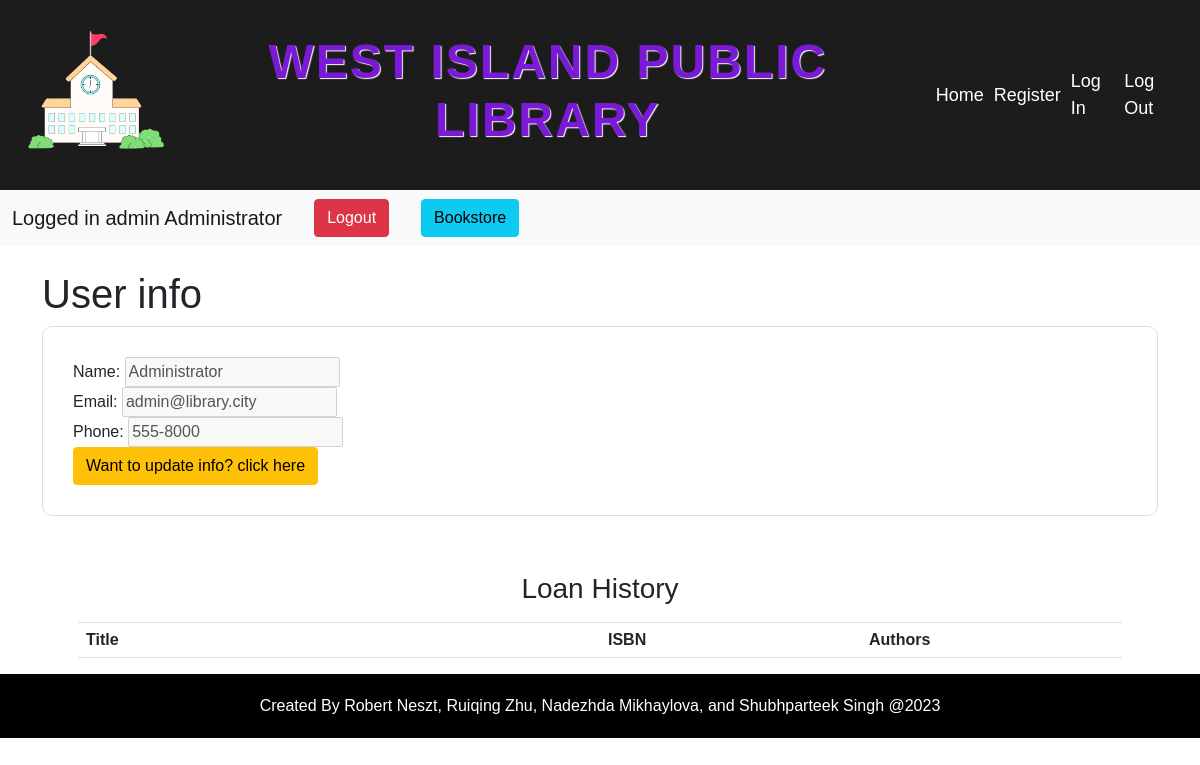
Page /user_dashboard.php (signed in) on the committed database.
### tables this page shows
CREATE TABLE users (
    user_id INT(11) PRIMARY KEY AUTO_INCREMENT,
    name VARCHAR(255) NOT NULL,
    email VARCHAR(255) NOT NULL,
    password VARCHAR(255) NOT NULL,
    address VARCHAR(255) NOT NULL,
    phone VARCHAR(20) NOT NULL,
    role VARCHAR(10) NOT NULL,
    registration_date DATE NOT NULL,
    birth_date DATE NULL
);

### user_dashboard.php (the view, shortened to what this page needs)
<?php
include('header.php');
if (!array_key_exists("role", $_SESSION) || !($_SESSION['role'] == 'admin' || $_SESSION['role'] == 'user')) {
    echo 'Not logged in to an account! Please login to access this page.<br>';
    echo '<a href="login.php">Login here!</a>';
} else {
    $user_id = $_SESSION["id"];
    require_once "dbconnection.php";
    $sql = "SELECT * FROM users WHERE user_id = $user_id";
    $result = mysqli_query($conn, $sql);
    $row = mysqli_fetch_assoc($result);
?>
    <!DOCTYPE html>
    <html>
    <head>
        <link href="https://cdn.jsdelivr.net/npm/bootstrap@5.0.2/dist/css/bootstrap.min.css" rel="stylesheet">
        <link href="style.css" rel="stylesheet" />
        <link rel="stylesheet" type="text/css" href="style.css">
    </head>
    <body>
        <nav class="navbar navbar-expand-lg navbar-light bg-light py-2">
            <div class="container-fluid">
                <a class="navbar-brand" href="user_dashboard.php">Logged in <?php echo htmlspecialchars($_SESSION["role"]); ?> <?php echo htmlspecialchars($_SESSION["name"]); ?></a>
                <div class="collapse navbar-collapse" id="navbarSupportedContent">
                    <ul class="navbar-nav me-auto mb-2 mb-lg-0">
                        <li class="nav-item">
                            <a class="btn btn-danger mx-lg-3" href="logout.php">Logout</a>
                        </li>
                        <li class="nav-item">
                            <a class="btn btn-info mx-lg-3" href="bookstore.php">Bookstore</a>
                        </li>
                    </ul>
                </div>
            </div>
        </nav>
        <div class="container my-4">
            <h1>User info</h1>
            <form action="" method="">
                <label for="name">Name:</label>
                <input type="text" id="name" name="name" value="<?php echo $row['name']; ?> " disabled><br>
                <label for="email">Email:</label>
                <input type="email" id="email" name="email" value="<?php echo $row['email']; ?>" disabled><br>
                <label for="phone">Phone:</label>
                <input type="tel" id="phone" name="phone" value="<?php echo $row['phone']; ?>" disabled><br>
                <a class="text-decoration-none" href="user_manage_info.php">
                    <div class="btn btn-warning">Want to update info? click here </div>
                </a>
            </form>
        </div>
        <div class="text-center">
            <div class="container px-4 px-lg-5 mt-5">
                <div class="table-responsive">
                    <table class="table">
                        <tr class="font-weight-bold text-center">
                            <th colspan="5">
                                <h3> Loan History</h3>
                            </th>
                        </tr>
                        <tr>
                            <th width="50%">Title</th>
                            <th width="25%">ISBN</th>
                            <th width="25%">Authors</th>
                        </tr>
                    </table>
                </div>
            </div>
        </div>
<footer>Created By Robert Neszt, Ruiqing Zhu, Nadezhda Mikhaylova, and Shubhparteek Singh @2023 </footer>
    </body>
    </html>
<?php
}
?>

### style.css (style rules this page uses)
body { font-family: Arial, sans-serif; }
footer { background-color: black; color: white; text-align: center; padding: 20px; }
form { background-color: #fff; border: 1px solid #ddd; padding: 30px; border-radius: 10px; }

### rows in the picture
users: name "Administrator", email "admin@library.city", phone "555-8000"

### other values in the picture
$_SESSION["role"] "admin"
$_SESSION["name"] "Administrator"
